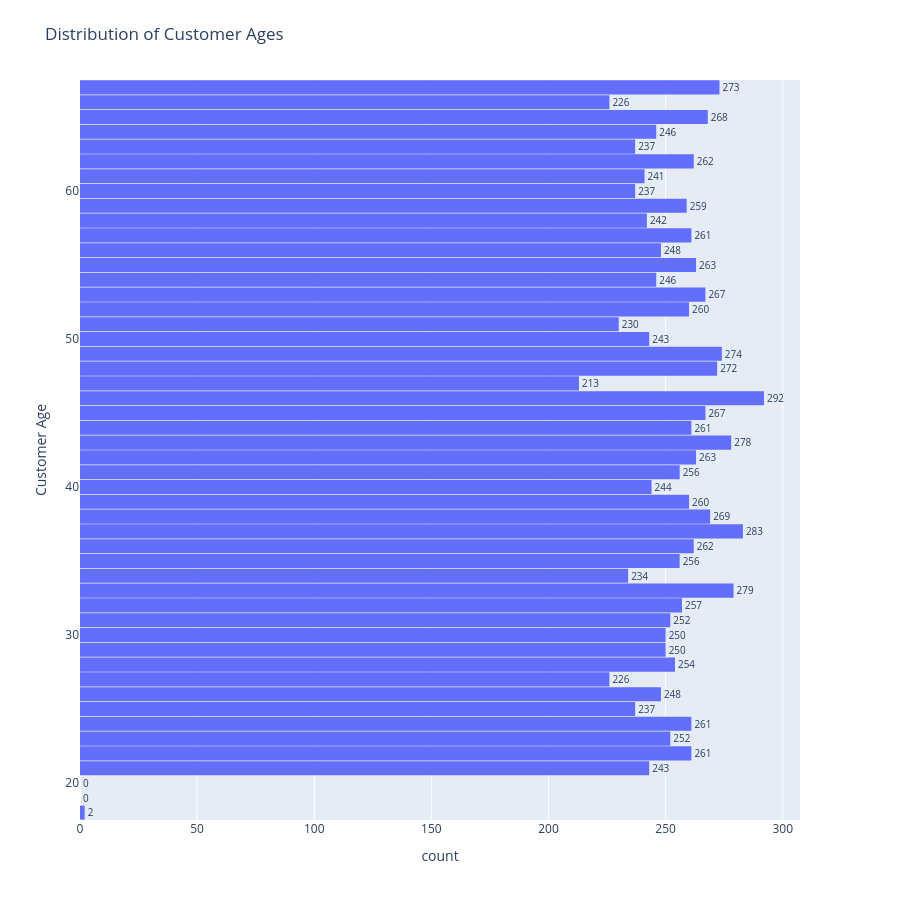

The cell this chart's notebook holds for it:
### Markdown cell above
**Answer:** Customer ages range from 18 to 67 years, with an average age of 43.98 years and a median of 44 years. The middle 50% of customers are between 32 and 56 years old.

### Code cell
fig = px.histogram(df, y="customer_age", labels={"customer_age": "Customer Age", "count": "Number of Customers"}, title="Distribution of Customer Ages", orientation="h")

fig.update_traces(ybins=dict(size=1), texttemplate="%{x}", textposition="outside")

fig.update_layout(height=900, margin=dict(l=80, r=100, t=80, b=80), bargap=0.05)

fig.show()

### Figure 1 — Plotly figure (JSON) as saved in the notebook; plotly's stock layout.template omitted (floating-point values rounded to 4 significant figures; data arrays with more than 128 entries replaced by an {"elided": "..."} marker saying what was removed)
{"data": [{"bingroup": "y", "hovertemplate": "count=%{x}<br>Customer Age=%{y}<extra></extra>", "legendgroup": "", "marker": {"color": "#636efa", "pattern": {"shape": ""}}, "name": "", "orientation": "h", "showlegend": false, "textposition": "outside", "texttemplate": "%{x}", "type": "histogram", "xaxis": "x", "y": {"elided": "11965 float values"}, "yaxis": "y", "ybins": {"size": 1}}], "layout": {"bargap": 0.05, "barmode": "relative", "height": 900, "legend": {"tracegroupgap": 0}, "margin": {"b": 80, "l": 80, "r": 100, "t": 80}, "title": {"text": "Distribution of Customer Ages"}, "xaxis": {"anchor": "y", "domain": [0, 1], "title": {"text": "count"}}, "yaxis": {"anchor": "x", "domain": [0, 1], "title": {"text": "Customer Age"}}}}
